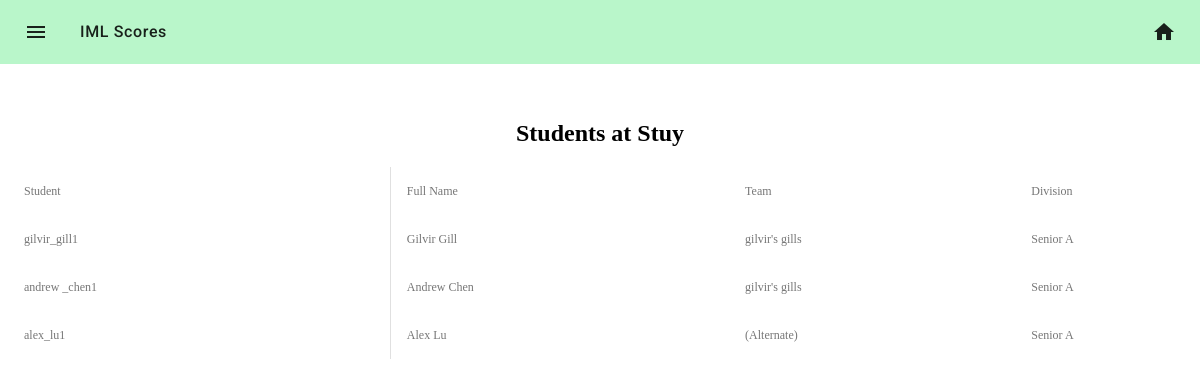
Screenshot of /students/manage (signed in) with the database file from the repository.
### iml/models.py (models this page shows, shortened)
class School(db.Model):
    __tablename__ = 'schools'
    id = db.Column(db.Integer, primary_key=True)
    name = db.Column(db.String(32), nullable=False)
    teams = db.relationship('Team', back_populates='school')
    coaches = db.relationship('User', back_populates='school')
    students = db.relationship('Student', back_populates='school')

class Student(db.Model):
    __tablename__ = 'students'
    id = db.Column(db.Integer, primary_key=True)
    first = db.Column(db.String(32), nullable=False)
    last = db.Column(db.String(32), nullable=False)
    username = db.Column(db.String(32), nullable=False)
    school_id = db.Column(db.Integer, db.ForeignKey('schools.id'),nullable=False)
    division_id = db.Column(db.Integer, db.ForeignKey('divisions.id'),
                            nullable=False)
    team_id = db.Column(db.Integer, db.ForeignKey('teams.id'),
                        nullable=True)
    school = db.relationship('School', back_populates='students')
    scores = db.relationship('Score', back_populates='student')
    division = db.relationship('Division', back_populates='students')
    team = db.relationship('Team', back_populates='students')

class Team(db.Model):
    __tablename__ = 'teams'
    id = db.Column(db.Integer, primary_key=True)
    name = db.Column(db.String(32), nullable=False)
    school_id = db.Column(db.Integer, db.ForeignKey('schools.id'), nullable=False)
    division_id = db.Column(db.Integer, db.ForeignKey('divisions.id'),
                            nullable=False)
    school = db.relationship('School', back_populates = 'teams')
    division = db.relationship('Division', back_populates = 'teams')
    scores = db.relationship('Score', back_populates = 'team')
    students = db.relationship('Student', back_populates = 'team')

class Division(db.Model):
    __tablename__ = 'divisions'
    id = db.Column(db.Integer, primary_key=True)
    name = db.Column(db.String(64), nullable=False)
    url = db.Column(db.String(64), nullable=False)
    teams = db.relationship('Team', back_populates = 'division')
    students = db.relationship('Student', back_populates='division')
    contests = db.relationship('Contest', back_populates = 'division')

### iml/core/students/controllers.py (the view)
@students.route('/manage', methods = ["GET"])
@login_required()
def show_students():
    user = get_user(session["userdata"]["id"])
    students = user.school.students
    return render_custom_template("core/students/manage.html",
                                  students=students)

### iml/core/user/wrappers.py (called while the page is built)
def login_required(redirect_to=None, to_flash=None):
    def validator(*args, **kwargs):
        sess_status = session.get("status", IS_NOT_LOGGED_IN)
        return sess_status >= IS_LOGGED_IN
    return validate_page_access(redirect_to,
                                to_flash,
                                validator)

### iml/util/__init__.py (called while the page is built)
def get_user(user_id):
    return User.query.filter_by(id=user_id).first()

def render_custom_template(*args, **kwargs):
    status = IS_NOT_LOGGED_IN
    user = None
    userdata = session.get("userdata")
    if session.get("userdata"):
        user = get_user(session["userdata"]["id"])
        status = session["status"]
    if "status" not in kwargs:
        kwargs["status"] = status
    if "user" not in kwargs:
        kwargs["user"] = user
    if "userdata" not in kwargs:
        kwargs["userdata"] = userdata
    return flask.render_template(*args, **kwargs)

### iml/util/wrappers.py (called while the page is built)
def validate_page_access(redirect_to=None,
                         to_flash=None,
                         validate_function= lambda *args, **kwargs: True):
    def decorator(f):
        @wraps(f)
        def check_and_call(*args, **kwargs):
            check = validate_function(*args, **kwargs)
            if check:
                return f(*args, **kwargs)
            else:
                if redirect_to and to_flash:
                    flash(to_flash)
                    return redirect(redirect_to)
            return render_template("errors/403.html")
        return check_and_call
    return decorator

### iml/templates/core/students/manage.html
{% extends "_base.html" %}
{% from "macros/_renderfield.html" import render_field %}
{% block content %}
<center>
    <h2> Students at {{user.school.name}} </h2>
</center>
      <table class="mdc-data-table__content">
        <thead>
          <tr class="mdc-data-table__row">
              <th class="mdc-data-table__column">Student</th>
              <th class="mdc-data-table__column">Full Name</th>
              <th class="mdc-data-table__column">Team</th>
              <th class="mdc-data-table__column">Division</th>
          </tr>
          {% for student in students %}
          <tr class="mdc-data-table__row">
              <th class="mdc-data-table__column">{{student.username}}</th>
              <th class="mdc-data-table__column">{{student.first}} {{student.last}}</th>
              <th class="mdc-data-table__column">{% if student.team %} {{student.team.name}} {% else %} (Alternate) {% endif %}</th>
              <th class="mdc-data-table__column">{{student.division.name}}</th>
          </tr>
          {% endfor %}
        </thead>
      </table>
{%endblock%}

### iml/templates/_base.html (shortened to what this page needs)
<!DOCTYPE HTML>
<html>
    <head>
        <link rel="stylesheet" type="text/css" href="{{url_for('static', filename= 'vendor/mdc.css')}}">
        <link rel="stylesheet" type="text/css" href="{{url_for('static', filename= 'vendor/normalize.css')}}">
        <link rel="stylesheet" type="text/css" href="{{url_for('static', filename= 'vendor/mdc-table.css')}}">
        <link rel="stylesheet" type="text/css" href="{{url_for('static', filename= 'css/mdc-theme.css')}}">
        <link rel="stylesheet" type="text/css" href="{{url_for('static', filename= 'css/forms.css')}}">
        <link rel="stylesheet" type="text/css" href="{{url_for('static', filename= 'css/everything.css')}}">
    </head>
    <body>
        {% block navbar %}
        <header class="mdc-top-app-bar secondary-nav" id="app-bar">
            <div class="mdc-top-app-bar__row secondary-nav">
                <section class="mdc-top-app-bar__section mdc-top-app-bar__section--align-start">
                    <a href="#" class="material-icons mdc-top-app-bar__navigation-icon" style="color:rgba(0,0,0,.87)!important">menu</a>
                    <span class="mdc-top-app-bar__title">IML Scores</span>
                </section>
                <section class="mdc-top-app-bar__section mdc-top-app-bar__section--align-end" role="toolbar">
                    <a href="/" class="material-icons mdc-top-app-bar__action-item " aria-label="Download" alt="Download" style="color:rgba(0,0,0,.87)!important">home</a>
                </section>
            </div>
        </header>
        {% endblock navbar %}
    <main>
        <div style="padding-top:100px"></div>
        <div>
            {% block content %}
            {% endblock content%}
        </div>
    </main>
    </body>
</html>

### iml/static/css/mdc-theme.css (style rules this page uses)
.mdc-top-app-bar__title { font-size: 1rem; letter-spacing: 0.04em; }
html, body { height: 100%; }

### rows the page displays
School: school.name "Stuy"
Student: username "gilvir_gill1", first "Gilvir", last "Gill", team.name "gilvir's gills", division.name "Senior A"
Student: username "andrew _chen1", first "Andrew", last "Chen", team.name "gilvir's gills", division.name "Senior A"
Student: username "alex_lu1", first "Alex", last "Lu", shows "(Alternate)", division.name "Senior A"
